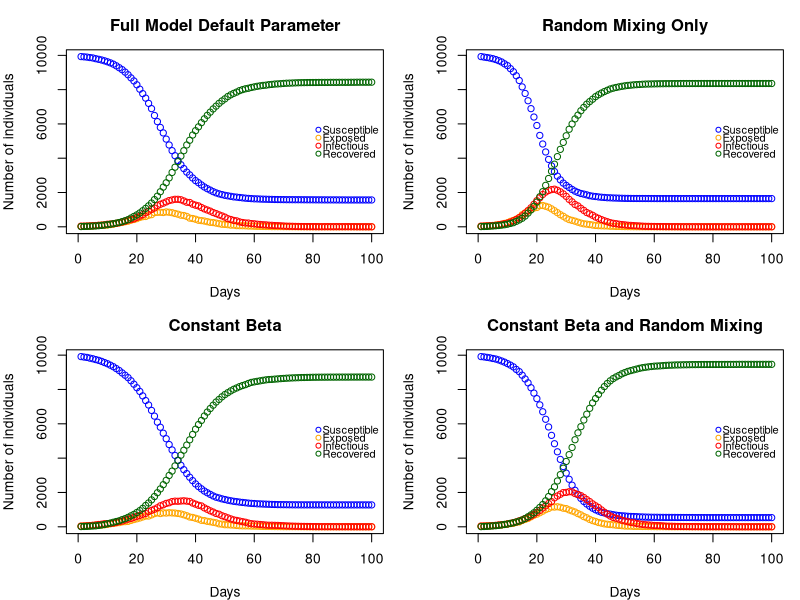

This chart was generated by the following R code:
start <- Sys.time()
# PROJECT 2 - EXTENDED STATISTICAL PROGRAMMING =================================

# Group 12 
# Aseel Alghamdi : S2901228
# Fenanda Dwitha Kurniasari : S2744048
# Nurmawiya : S2822251

# Aseel : create n people and its household, contact network, cross-check 
#         the entire code and revise code & comments
# Fenanda : create plot function, compare the model, cross-check the entire code
#           and revise code & comments
# Nurmawiya : create nseir function, cross-check code, cross-check the entire 
#             code and revise code & comments

# SEIR (Susceptible, Exposed, Infections, Recovered) Model Simulation
# Goals : create a model and how its use to investigate the role of household
#         and network structure on epidemic dynamics.


# 1) Create n people assigned to corresponding household where maximum size is 5
n <- 10000 #population size
hmax <- 5 #maximum household size
#creating n vector of which the number refers to household
#-and the occurrences refers to size of corresponding household
set.seed(1)
sizes <- sample(1:hmax, n, replace = TRUE)
h <- sample(rep(1:length(sizes), times = sizes)[1:n])

# 2) Contact network
get.net <- function (beta, nc=15, h) {
  # Function to create links (daily contacts) for each person
  
  # nc: average number of contacts per person, set to 15
  # beta: sociability parameter, higher means more likely to form links
  # OUTPUT : list of connected networks from each person (output.net)
  
  n <- length(beta) ## calculate total obs of beta, equal to total population
  beta_bar <- mean(beta) ## calculate mean of sociability parameter
  
  # Allocate possible connection formed in each individual
  
  output.net <- vector("list", n) ## list to store the result
  output.net0 <- integer(n) ## vector to store number of contact made per person
  
  # Make list of n elements which in each element initially has nc subelement
  # Later, we would allocate (drop/add sub-element and store possible contact
  # Initialise contact list for each person with nc=15 placeholders
  for (k in 1:n) output.net[[k]] <- integer(nc) ## set initial value output.net
  
  # Loop over each individual
  for (i in 1:(n-1)) {
    j <- (i+1):n # generating candidate contacts
    flag <- h[i] != h[j]  # flag to filter same household 
    j <- j[flag] # filter candidates contacts from different household
    
    if (length(j) == 0) next # skip iteration when there are no candidate
    
    # Probability of  a link between persons i and j 
    p_link <- nc * beta[i] * beta[j] / (beta_bar^2 * (n - 1))
    
    # Select the candidates contacts based on p-link
    linked <- j[runif(length(j)) < p_link] #vector possible candidate contacts
    
    # If there is chosen candidate(s), store it into output.net and output.net0
    if (length(linked) > 0) {
      # Position to fill
      pos = (output.net0[i]+1):(output.net0[i]+length(linked))
      
      # Assign link[[i]]to candidates from "linked" at given position
      output.net[[i]][pos] <- linked
      
      # Assign number of chosen candidates at i index in output.net0
      output.net0[i] <- output.net0[i] + length(linked)
      
      # Vice versa, assign "i" to their linked candidates
      for (j1 in linked) {
        # Assign i to output.net's of its chosen candidates
        output.net[[j1]][output.net0[j1]+1] <- i 
        # Assign the number of candidates (add by 1) to its chosen candidates
        output.net0[j1] <- output.net0[j1] + 1 
      }
    }
    ## to the next value of i
  }
  
  # Drop sub-element/rejected candidates and replace person with no contact 
  for (k in 1:n) {
    if (output.net0[k] > 0) { 
      # Filter assigned links when chosen number of chosen candidates < nc
      output.net[[k]] <- output.net[[k]][1:output.net0[k]]
    } else {
      # if there is no chosen candidate, replace sub-element into NULL
      output.net[[k]] <- integer(0)
    }
  }
  return(output.net)
} ## get.net

# 3) nseir function
nseir <- function(beta, h, alink, alpha=c(.1, .01, .01),
                  delta=.2, gamma=.4, nc=15, nt=100, pinf=.005){
  # SEIR stochastic simulation model
  # beta: sociability parameter of each person
  # h: household list
  # alink: list of regular contacts of each person returned by get.net
  # alpha[1]: daily prob i infecting j if in same household (alpha h)
  # alpha[2]: daily prob i infecting j if in regular contact (alpha c)
  # alpha[3]: daily prob i infecting j through random mixing (alpha r)
  # delta: daily prob I -> R
  # gamma: daily prob E -> I
  # nc: average number of daily contacts for each person
  # nt: number of days to simulate
  # pinf: proportion of the initial population to randomly start in the I state
  
  # output : nt x 5 matrix contains the number of people across states (S,E,I,R) 
  #          in each days (from 1st day to nt(100th) day). It depicts the 
  #          dynamic change in the number of people in each states based on 
  #          their daily network (from same household and daily contact) and 
  #          random mixing (Irrespective of household or regular network 
  #          relations)
  
  n <- length(beta) #population size
  state <- rep("S", n) #initialize susceptible 
  state[sample.int(n, round(pinf * n))] <- "I" #randomly choose initial state I
  
  seir <- matrix(0, nrow = nt, ncol = 4) #set up storage for pop in each state
  colnames(seir) <- c("S", "E", "I", "R") #naming the column
  
  beta_bar <- mean(beta) #mean sociability parameter
  
  for (t in 1:nt) { #consider starting from the second day
    #simulate over nt days
    newE <- logical(n) #to record who becomes exposed
    #using random deviates: runif(n)
    newI <- (state == "E") & (runif(n) < gamma) #E -> I with prob gamma
    newR <- (state == "I") & (runif(n) < delta) #I -> R with prob delta
    inf <- which(state == "I") #locating infectious
    
    #Loop over each infectious person to spread infection
    for (i in inf) {
      # household infections: infect susceptible in same household
      hh <- which(h == h[i]) #find everyone in the same household
      sus_hh <- hh[state[hh] == "S"] #keep only those who are susceptible
      if (length(sus_hh) > 0) { #store newE if there's susceptible
        #store newE for sus_hh if random value < alpha[1]
        newE[sus_hh] <- newE[sus_hh] | (runif(length(sus_hh)) < alpha[1])
        #using OR logical to accumulate infections, not to reset them
      }
      
      # network infections: infect regular contacts from alink
      if (length(alink[[i]]) > 0) { #store sus_net if there's regular contacts
        #store only the member(s) with regular contacts in S
        sus_net <- alink[[i]][state[alink[[i]]] == "S"]
        if (length(sus_net) > 0) { #store newE if there's sus_net
          #store newE for sus_net if random value < alpha[2]
          newE[sus_net] <- newE[sus_net] | (runif(length(sus_net)) < alpha[2])
        }
      }
      
      # random mixing: infect random susceptible
      sus <- which(state == "S") #locating susceptible
      if (length(sus) > 0) {
        #probability irrespective of household or regular contacts
        p_random <- alpha[3]*nc*beta[i]*beta[sus] / (beta_bar^2*(n-1))
        #store newE for sus if random value < p_random
        newE[sus] <- newE[sus] | (runif(length(sus)) < p_random)
      }
    }
    
    #update states based on new infections
    state[newE & state == "S"] <- "E" #store susceptible who get exposed
    state[newI] <- "I" #store exposed to infectious if random value < gamma
    state[newR] <- "R" #store infectious to recovered if random value < delta
    
    #record daily counts of each state
    seir[t, ] <- tabulate(factor(state, levels=c("S", "E", "I", "R")), nbins=4)
  }
  
  #returns a list of elements S, E, I, R
  return(data.frame(t = 1:nt, seir))
} ## nseir

# 4) Function Plot
dyn.plot <- function(seir, title = "SEIR Dynamics") {
  # Function to create dynamics plot of the simulated population in each states
  
  # x-axis : days to simulate (from 1 to 100)
  # y-axis : number of individuals per states
  #          explanation of y-axis
  #          ---------------------|
  #          at the initial day, number of susceptible individual is the largest
  #          total individuals in all states S+E+I+R = 1000
  #          these numbers would dynamically change day by day in each states
  #          depend on the defined models
  
  # input : nseir model from function nseir 
  # output : Dynamic Plot days vs number of individuals per states
  
  # Plot the states in S(susceptible)
  # Create the base plot
  plot(seir$t, seir$S, type = "p", ##plot day vs number of susceptible 
       ylim = c(0, max(seir$S)), xlim = c(0, max(seir$t)), ## set maximum range
       xlab = "Days", ylab = "Number of individuals", ##labelling the plot
       col = "blue", pch = 1, main = title) ##color and type of points in plot
  
  # Add points for each states
  points(seir$t, seir$E, col = "orange", pch = 1) ##add states 
  points(seir$t, seir$I, col = "red", pch = 1)
  points(seir$t, seir$R, col = "darkgreen", pch = 1)
  
  # Add legend
  legend(
    "right",        
    legend = c("Susceptible", "Exposed", "Infectious", "Recovered"),
    col = c("blue", "orange", "red", "darkgreen"),
    pch = 1, bty = "n", ##type of points and no box legend 
    cex = 0.8,       ## smaller text
    pt.cex = 0.8,    ## smaller symbols
    y.intersp = 0.6, ## spacing horizontal
    x.intersp = 0.4  ## spacing between symbol and text 
  )
} ## dyn.plot


# 5) Comparing Model
# Setting up beta vector and alink pairs
# beta is vector of n values (n = 1000) ~ U(0,1)
# alink contains list of network made per each person 
set.seed(345) ## to ensure we get same vector values of beta for all model
beta <- runif(n); alink <- get.net(beta, nc = 15, h = h)

# Scenario 1: Full model with default parameters
seir1 <- nseir(beta, h, alink)

# Scenario 2: Random mixing - Setting alpha[1] = alpha[2] = 0 and 
#             alpha[3] = 0.04
seir2 <- nseir(beta, h, alink, alpha = c(0, 0, 0.04))

# Scenario 3: Full model with constant beta (beta vector = average beta)
seir3 <- nseir(rep(mean(beta), n), h, alink)

# Scenario 4: Constant beta + random mixing
seir4 <- nseir(rep(mean(beta), n), h, alink, alpha = c(0, 0, 0.04))

# Plot all scenarios 
par(mfrow = c(2, 2), mar = c(4, 4, 3, 1)) 
dyn.plot(seir1, "Full Model Default Parameter")
dyn.plot(seir2, "Random Mixing Only")
dyn.plot(seir3, "Constant Beta")
dyn.plot(seir4, "Constant Beta and Random Mixing")

end <- Sys.time()
end-start
